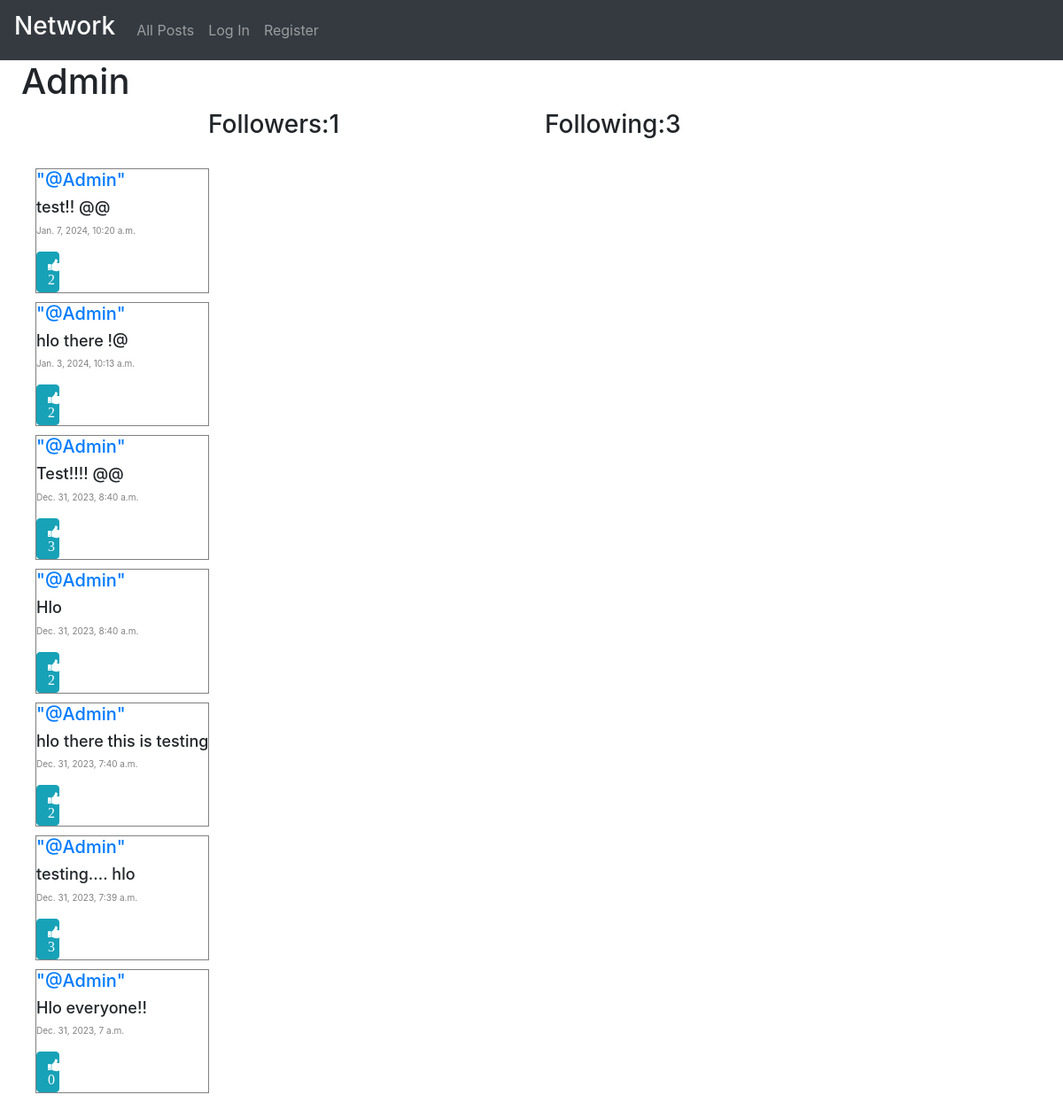
The page /profile/2 on the database its author committed.
### network/models.py (models this page shows, shortened)
class User(AbstractUser):
    pass

class Post(models.Model):
    content = models.CharField(max_length=140)
    user = models.ForeignKey(User, on_delete = models.CASCADE, related_name="user")
    date = models.DateTimeField(auto_now_add=True)

### network/views.py (the view)
# urls.py: path("profile/<int:user_id>", views.profile, name="profile"),
def profile(request, user_id):
    user = User.objects.get(pk=user_id)
    all_posts = Post.objects.filter(user=user).order_by("id").reverse()
    following = Follow.objects.filter(user=user)
    followers = Follow.objects.filter(user_follower=user)
    try:
        check_follow = followers.filter(user=User.objects.get(pk=request.user.id))
        if len(check_follow) != 0:
            is_following = True
        else:
            is_following = False
    except:
        is_following = False
    peginator = Paginator(all_posts,10)
    page_no = request.GET.get('page')
    posts_of_the_page = peginator.get_page(page_no)
    all_likes = Like.objects.all()
    who_liked_you = []
    try:
        for like in all_likes:
            if like.user.id == request.user.id:
                who_liked_you.append(like.post.id)
    except:
        who_liked_you = []
    likedByWhom = {}
    for post in all_posts:
        users_liked_post = User.objects.filter(user_like__post=post)
        likedByWhom[post.id] = {
            'like_count': users_liked_post.count()
        }
    likedByWhom_json = json.dumps(likedByWhom)
    return render(request, "network/profile.html",{
        "all_posts": all_posts,
        "posts_of_the_page":posts_of_the_page,
        "username": user.username,
        "following": following,
        "followers": followers,
        "is_following": is_following,
        "user_pr": user,
        "who_liked_you": who_liked_you,
        "likedByWhom":likedByWhom_json,
    })

### network/templates/network/profile.html (shortened to what this page needs)
{% extends "network/layout.html" %}
{% block body %}
    <h1 class='mx-4'>{{username}}</h1>
    <div class='container'>
        <div class='row d-flex justify-content-center'>
            <h3 class="col-4">Followers:{{followers.count}}</h3>
            <h3 class="col-4">Following:{{following.count}}</h3>
        </div>
    </div>
    <div class="all-posts">
        {% for post in posts_of_the_page %}
            <div class='row post'>
                <h5 class='username'><a href="{% url "profile" user_id=post.user.id %}">"@{{post.user}}"</a></h5>
                <h6 class='content'>{{post.content}}</h6>
                <p class='date'>{{post.date}}</p>
                {% if post.id in who_liked_you %}
                    <button class='btn btn-info fa fa-thumbs-down col-1' aria-pressed="false" onclick="like('{{ post.id }}', '{{ who_liked_you}}')" id="{{ post.id }}"><span class="like-count" id="like-count-{{ post.id }}"></span></button>
                {% else %}
                    <button class='btn btn-info fa fa-thumbs-up col-1' aria-pressed="false" onclick="like('{{ post.id }}', '{{who_liked_you}}')" id="{{ post.id }}"><span class="like-count" id="like-count-{{ post.id }}"></span></button>
                {% endif %}
            </div>
        {% endfor %}
    </div>
{% endblock %}

### network/templates/network/layout.html (shortened to what this page needs)
{% load static %}
<!DOCTYPE html>
<html lang="en">
    <head>
        <link rel="stylesheet" href="https://stackpath.bootstrapcdn.com/bootstrap/4.4.1/css/bootstrap.min.css">
        <link href="{% static 'network/styles.css' %}" rel="stylesheet">
        <link rel="stylesheet"href="https://cdnjs.cloudflare.com/ajax/libs/font-awesome/4.7.0/css/font-awesome.min.css">
    </head>
    <body>
        <nav class="navbar navbar-expand-lg navbar-dark bg-dark ">
            <a class="navbar-brand" href="{% url "index" %}"><h3>Network</h3></a>
            <div>
              <ul class="navbar-nav mr-auto">
                <li class="nav-item">
                  <a class="nav-link" href="{% url 'index' %}">All Posts</a>
                </li>
                {% if user.is_authenticated %}
                    <li class="nav-item">
                        <a class="nav-link" href="{% url "following" %}">Following</a>
                    </li>
                    <li class="nav-item">
                        <a class="nav-link" href="{% url 'logout' %}">Log Out</a>
                    </li>
                {% else %}
                    <li class="nav-item">
                        <a class="nav-link" href="{% url 'login' %}">Log In</a>
                    </li>
                    <li class="nav-item">
                        <a class="nav-link" href="{% url 'register' %}">Register</a>
                    </li>
                {% endif %}
              </ul>
            </div>
          </nav>
        <div class="body">
            {% block body %}
            {% endblock %}
        </div>
    </body>
</html>

### network/static/network/styles.css (style rules this page uses)
.all-posts { display: flex; justify-self:flex-start; flex-direction: column; margin: 20px; }
.post { border: 0.1px solid gray; display: flex; justify-content: center; flex-direction: column; box-sizing: border-box; margin: 5px 20px; }
.content { font-size: 18px; }
.username { font-size: 20px; }
.date { color: gray; font-size: 10px; }

### rows shown on the page
User: username "Admin"
Post: user "Admin", content "test!! @@", date "Jan. 7, 2024, 10:20 a.m."
Post: user "Admin", content "hlo there !@", date "Jan. 3, 2024, 10:13 a.m."
Post: user "Admin", content "Test!!!! @@", date "Dec. 31, 2023, 8:40 a.m."
Post: user "Admin", content "Hlo", date "Dec. 31, 2023, 8:40 a.m."
Post: user "Admin", content "hlo there this is testing", date "Dec. 31, 2023, 7:40 a.m."
Post: user "Admin", content "testing.... hlo", date "Dec. 31, 2023, 7:39 a.m."
Post: user "Admin", content "Hlo everyone!!", date "Dec. 31, 2023, 7 a.m."

### other values the page prints
{{ followers.count }} "1"
{{ following.count }} "3"
